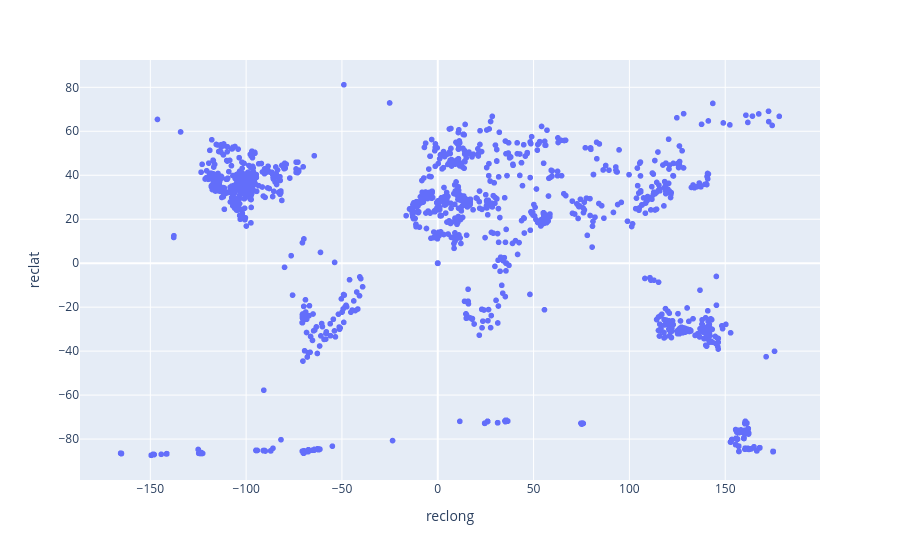

The cell this chart's notebook holds for it:
### Markdown cell above
#### Gráfico de dispersão

### Code cell
px.scatter(meteoritos, x='reclong', y='reclat')

### Figure 1 — Plotly figure (JSON) as saved in the notebook; plotly's stock layout.template omitted (floating-point values rounded to 4 significant figures; data arrays with more than 128 entries replaced by an {"elided": "..."} marker saying what was removed)
{"data": [{"hovertemplate": "reclong=%{x}<br>reclat=%{y}<extra></extra>", "legendgroup": "", "marker": {"color": "#636efa", "symbol": "circle"}, "mode": "markers", "name": "", "showlegend": false, "type": "scattergl", "x": {"elided": "36352 float values"}, "xaxis": "x", "y": {"elided": "36352 float values"}, "yaxis": "y"}], "layout": {"legend": {"tracegroupgap": 0}, "margin": {"t": 60}, "xaxis": {"anchor": "y", "domain": [0, 1], "title": {"text": "reclong"}}, "yaxis": {"anchor": "x", "domain": [0, 1], "title": {"text": "reclat"}}}}
